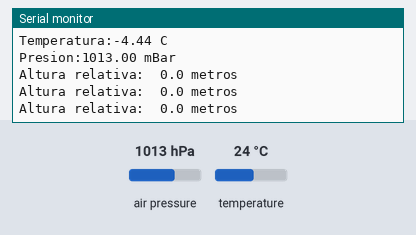
A sketch run on a simulated Arduino Uno, built with avr-gcc and run on an emulated ATmega328P. On the bench: the last lines printed to the serial monitor. The inputs (shaded band) are chosen by the test bench; at power-on: air pressure 1013 hPa, temperature 24 °C.

Above: at 1.2 s.
1.3 s: air pressure set to 1025 hPa
At 2.1 s:
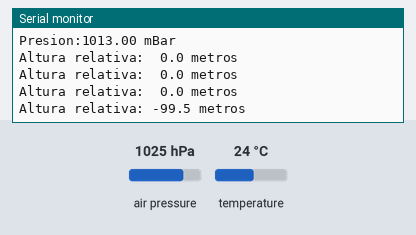
3.6 s: air pressure set to 952 hPa
At 4.2 s:
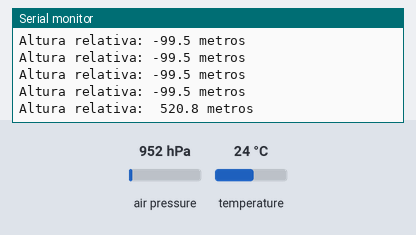

The sketch:

Probador_BMP180.ino
```cpp
#include <SFE_BMP180.h>
#include <Wire.h>


SFE_BMP180 sensor;

double baseline;
double temperatura;
double presion;

void setup() {
  Serial.begin(9600);
  Serial.println("Iniciando..");
  if(sensor.begin()){
    Serial.println("Sensor inicializado correctamente");
  }else{
    Serial.println("No se ha podido iniciar el sensor, compruebe conexiones");
    while(1);
  }

  sensor.startTemperature();
  baseline = getPressure();

  sensor.getTemperature(temperatura);

  Serial.print("Temperatura:");
  temperatura = (temperatura - 32) / 1.8;
  Serial.print(temperatura);
  Serial.println(" C");

  Serial.print("Presion:");
  Serial.print(baseline);
  Serial.println(" mBar");
}

void loop() {
  double a,P;

  P = getPressure();

  a = sensor.altitude(P,baseline);

  Serial.print("Altura relativa: ");
  if (a >= 0.0) Serial.print(" "); // add a space for positive numbers
  Serial.print(a,1);
  Serial.println(" metros");

  delay(500);
}

double getPressure()
{
  char status;
  double T,P,p0,a;

  // You must first get a temperature measurement to perform a pressure reading.

  // Start a temperature measurement:
  // If request is successful, the number of ms to wait is returned.
  // If request is unsuccessful, 0 is returned.

  status = sensor.startTemperature();
  if (status != 0)
  {
    // Wait for the measurement to complete:

    delay(status);

    // Retrieve the completed temperature measurement:
    // Note that the measurement is stored in the variable T.
    // Use '&T' to provide the address of T to the function.
    // Function returns 1 if successful, 0 if failure.

    status = sensor.getTemperature(T);
    if (status != 0)
    {
      // Start a pressure measurement:
      // The parameter is the oversampling setting, from 0 to 3 (highest res, longest wait).
      // If request is successful, the number of ms to wait is returned.
      // If request is unsuccessful, 0 is returned.

      status = sensor.startPressure(3);
      if (status != 0)
      {
        // Wait for the measurement to complete:
        delay(status);

        // Retrieve the completed pressure measurement:
        // Note that the measurement is stored in the variable P.
        // Use '&P' to provide the address of P.
        // Note also that the function requires the previous temperature measurement (T).
        // (If temperature is stable, you can do one temperature measurement for a number of pressure measurements.)
        // Function returns 1 if successful, 0 if failure.

        status = sensor.getPressure(P,T);
        if (status != 0)
        {
          return(P);
        }
        else Serial.println("error retrieving pressure measurement\n");
      }
      else Serial.println("error starting pressure measurement\n");
    }
    else Serial.println("error retrieving temperature measurement\n");
  }
  else Serial.println("error starting temperature measurement\n");
}
```

Measured:
- after the input at 1.3 s, the serial monitor: prints a new line after 0.36 s (image 1)
- after the input at 3.6 s, the serial monitor: prints a new line after 0.19 s (image 2)
